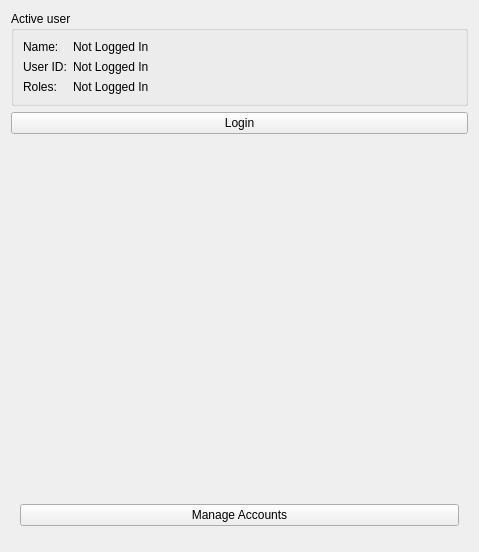
<?xml version="1.0" encoding="UTF-8"?>
<ui version="4.0">
 <class>OpenLIFULogin</class>
 <widget class="qMRMLWidget" name="OpenLIFULogin">
  <property name="geometry">
   <rect>
    <x>0</x>
    <y>0</y>
    <width>479</width>
    <height>552</height>
   </rect>
  </property>
  <layout class="QVBoxLayout" name="verticalLayout_2">
   <item>
    <widget class="QGroupBox" name="activeUserGroupBox">
     <property name="title">
      <string>Active user</string>
     </property>
     <layout class="QFormLayout" name="activeUserFormLayout">
      <item row="0" column="0">
       <widget class="QLabel" name="activeUserNameTitleLabel">
        <property name="text">
         <string>Name:</string>
        </property>
       </widget>
      </item>
      <item row="0" column="1">
       <widget class="QLabel" name="activeUserNameLabel">
        <property name="text">
         <string>Not Logged In</string>
        </property>
        <property name="textInteractionFlags">
         <set>Qt::TextSelectableByMouse</set>
        </property>
       </widget>
      </item>
      <item row="1" column="0">
       <widget class="QLabel" name="activeUserIdTitleLabel">
        <property name="text">
         <string>User ID:</string>
        </property>
       </widget>
      </item>
      <item row="1" column="1">
       <widget class="QLabel" name="activeUserIdLabel">
        <property name="text">
         <string>Not Logged In</string>
        </property>
        <property name="textInteractionFlags">
         <set>Qt::TextSelectableByMouse</set>
        </property>
       </widget>
      </item>
      <item row="2" column="0">
       <widget class="QLabel" name="activeUserRolesTitleLabel">
        <property name="text">
         <string>Roles:</string>
        </property>
       </widget>
      </item>
      <item row="2" column="1">
       <widget class="QLabel" name="activeUserRolesLabel">
        <property name="text">
         <string>Not Logged In</string>
        </property>
        <property name="wordWrap">
         <bool>true</bool>
        </property>
        <property name="textInteractionFlags">
         <set>Qt::TextSelectableByMouse</set>
        </property>
       </widget>
      </item>
     </layout>
    </widget>
   </item>
   <item>
    <widget class="QPushButton" name="loginLogoutButton">
     <property name="text">
      <string>Login</string>
     </property>
    </widget>
   </item>
   <item>
    <widget class="QLabel" name="loginStateNotificationLabel">
     <property name="alignment">
      <set>Qt::AlignCenter</set>
     </property>
     <property name="wordWrap">
      <bool>true</bool>
     </property>
    </widget>
   </item>
   <item>
    <spacer name="verticalSpacer">
     <property name="orientation">
      <enum>Qt::Vertical</enum>
     </property>
     <property name="sizeHint" stdset="0">
      <size>
       <width>20</width>
       <height>40</height>
      </size>
     </property>
    </spacer>
   </item>
   <item>
    <widget class="QWidget" name="permissionsWidget1" native="true">
     <property name="slicer.openlifu.allowed-roles" stdset="0">
      <stringlist>
       <string>admin</string>
      </stringlist>
     </property>
     <property name="visible">
      <bool>false</bool>
     </property>
     <layout class="QVBoxLayout" name="verticalLayout">
      <item>
       <widget class="QPushButton" name="manageAccountsButton">
        <property name="text">
         <string>Manage Accounts</string>
        </property>
        <property name="visible">
         <bool>false</bool>
        </property>
       </widget>
      </item>
     </layout>
    </widget>
   </item>
   <item>
    <widget class="QWidget" name="workflowControlsPlaceholder" native="true">
     <property name="styleSheet">
      <string notr="true">background-color: rgb(128, 0, 128);</string>
     </property>
    </widget>
   </item>
  </layout>
 </widget>
 <customwidgets>
  <customwidget>
   <class>qMRMLWidget</class>
   <extends>QWidget</extends>
   <header>qMRMLWidget.h</header>
   <container>1</container>
  </customwidget>
  <customwidget>
   <class>ctkCollapsibleGroupBox</class>
   <extends>QGroupBox</extends>
   <header>ctkCollapsibleGroupBox.h</header>
   <container>1</container>
  </customwidget>
 </customwidgets>
 <resources/>
 <connections/>
</ui>
